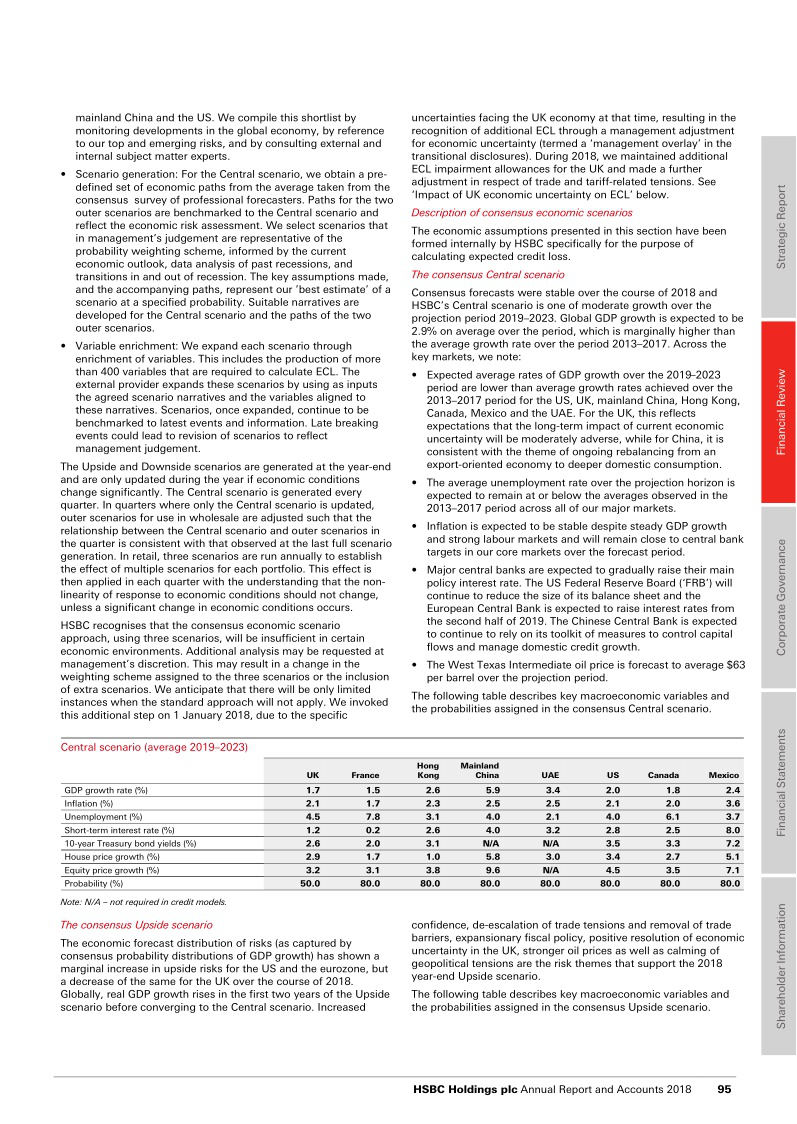
#> input picture cTDaR_t10260.png, 797 x 1124 px
$ jupyter execute --allow-errors Chata_demo.ipynb
#> lines starting #> are read from the running program, lines starting #| are printed output that depends on the picture; after the words box and inside, x2 and y2 are one past the last pixel; in counts of white or black regions, pixels touching at a corner belong together
### demo/predictor_chata.py
# Copyright (c) Facebook, Inc. and its affiliates. All Rights Reserved.
import cv2
import torch
from torchvision import transforms as T

from maskrcnn_benchmark.modeling.detector import build_detection_model
from maskrcnn_benchmark.utils.checkpoint import DetectronCheckpointer
from maskrcnn_benchmark.structures.image_list import to_image_list
from maskrcnn_benchmark.modeling.roi_heads.mask_head.inference import Masker
from maskrcnn_benchmark import layers as L
from maskrcnn_benchmark.utils import cv2_util


class ChataDemo(object):

    def __init__(
        self,
        cfg,
        model_type,
        confidence_threshold=0.7,
        show_mask_heatmaps=False,
        masks_per_dim=2,
        min_image_size=224,
    ):
        self.model_type = model_type
        if model_type=="charts":
            self.CATEGORIES = (
                "__background__",
                'other_object',
                'chart'
            )
        elif model_type=="tables":
            self.CATEGORIES = (
                "__background__",
                'table'
            )
        else:
            raise Exception("Unsupported model_type. (either 'charts' or 'tables'")

        self.cfg = cfg.clone()
        cfg.merge_from_list(["MODEL.DEVICE", "cpu"])
        self.model = build_detection_model(cfg)
        self.model.eval()
        self.device = torch.device(cfg.MODEL.DEVICE)
        self.model.to(self.device)
        self.min_image_size = min_image_size

        save_dir = cfg.OUTPUT_DIR
        checkpointer = DetectronCheckpointer(cfg, self.model, save_dir=save_dir)
        _ = checkpointer.load(cfg.MODEL.WEIGHT)

        self.transforms = self.build_transform()

        mask_threshold = -1 if show_mask_heatmaps else 0.5
        self.masker = Masker(threshold=mask_threshold, padding=1)

        # used to make colors for each class
        self.palette = torch.tensor([2 ** 25 - 1, 2 ** 15 - 1, 2 ** 21 - 1])

        self.cpu_device = torch.device("cpu")
        self.confidence_threshold = confidence_threshold
        self.show_mask_heatmaps = show_mask_heatmaps
        self.masks_per_dim = masks_per_dim

    # [273 lines left out: functions get_predictions, build_transform, apply_filter, run_on_opencv_image, compute_prediction, select_top_predictions and 6 more, not called in this run]

import numpy as np
import matplotlib.pyplot as plt
from maskrcnn_benchmark.structures.keypoint import PersonKeypoints

# [59 lines left out: function vis_keypoints, not called in this run]

### maskrcnn_benchmark/data/datasets/chata.py
import os

import torch
import torch.utils.data
from PIL import Image
import sys

if sys.version_info[0] == 2:
    import xml.etree.cElementTree as ET
else:
    import xml.etree.ElementTree as ET


from maskrcnn_benchmark.structures.bounding_box import BoxList

class ChataDataset(torch.utils.data.Dataset):

    CLASSES = (
        "__background__",
        '0',
        '1',
        '2',
        '3',
        '4',
        '5',
        '6',
        '7',
    )

    # [29 lines left out: functions __init__, __getitem__, not called in this run]

    def __len__(self):
        return len(self.ids)

    # [56 lines left out: functions get_groundtruth, _preprocess_annotation, get_img_info, not called in this run]

    def map_class_id_to_class_name(self, class_id):
        return ChataDataset.CLASSES[class_id]

class ChartsDataset(torch.utils.data.Dataset):

    CLASSES = (
        "__background__ ",
        '1',
    )

    # [29 lines left out: functions __init__, __getitem__, not called in this run]

    def __len__(self):
        return len(self.ids)

    # [56 lines left out: functions get_groundtruth, _preprocess_annotation, get_img_info, not called in this run]

    def map_class_id_to_class_name(self, class_id):
        return ChartsDataset.CLASSES[class_id]

class TablesDataset(torch.utils.data.Dataset):

    CLASSES = (
        "__background__ ",
        '1',
    )

    def __init__(self, data_dir, split, use_difficult=False, transforms=None):
        self.root = data_dir
        self.image_set = split
        self.keep_difficult = use_difficult
        self.transforms = transforms

        self._annopath = os.path.join(self.root, "Annotations", "%s.xml")
        self._imgpath = os.path.join(self.root, "JPEGImages", "%s.png")
        self._imgsetpath = os.path.join(self.root, "ImageSets", "Main", "%s.txt")

        with open(self._imgsetpath % self.image_set) as f:
            self.ids = f.readlines()
        self.ids = [x.strip("\n") for x in self.ids]
        self.id_to_img_map = {k: v for k, v in enumerate(self.ids)}

        cls = TablesDataset.CLASSES
        self.class_to_ind = dict(zip(cls, range(len(cls))))

    # [11 lines left out: function __getitem__, not called in this run]

    def __len__(self):
        return len(self.ids)

    # [56 lines left out: functions get_groundtruth, _preprocess_annotation, get_img_info, not called in this run]

    def map_class_id_to_class_name(self, class_id):
        return TablesDataset.CLASSES[class_id]

### Chata_demo.ipynb
# Chata

WARNING: maskrcnn_benchmark.config load global variables - in case of RuntimeError: Error(s) in loading state_dict for GeneralizedRCNN: size mismatch (...) try restart kernel

[cell 1]
model_type = "tables"
model_index = f"2019_06_06_{model_type}"
#model_output_dir = "./output/chata/2019_05_15_charts" # directory with model checkpoints
model_output_dir = f"./output/chata/2019_05_15_{model_type}" # directory with model checkpoints
#model_output_dir = "./"

if model_type=="charts":
    config_file_type = "chata"
    correct_label = 2
elif model_type=="tables":
    config_file_type = "tables"
    correct_label = 1

[cell 2]
import matplotlib.pyplot as plt
import matplotlib.pylab as pylab

import importlib
import requests
from io import BytesIO
from PIL import Image
import numpy as np
from demo.predictor_chata import ChataDemo
from demo.predictor import COCODemo

import maskrcnn_benchmark.config as config
import cv2 as cv

[cell 3]
# this makes our figures bigger
pylab.rcParams['figure.figsize'] = 20, 12

[cell 4]
def imshow(img):
    plt.imshow(img[:, :, [2, 1, 0]])
    plt.axis("off")

[cell 5]
def load(url):
    """
    Given an url of an image, downloads the image and
    returns a PIL image
    """
    response = requests.get(url)
    pil_image = Image.open(BytesIO(response.content)).convert("RGB")
    # convert to BGR format
    image = np.array(pil_image)[:, :, [2, 1, 0]]
    return image

def imshow(img):
    plt.imshow(img[:, :, [2, 1, 0]])
    plt.axis("off")

[cell 6]
# this makes our figures bigger
pylab.rcParams['figure.figsize'] = 20, 12

# Chata

[cell 7]
from maskrcnn_benchmark.data.datasets.chata import ChataDataset, TablesDataset
import imageio as imio
import os

#> (a cell that did not finish here is left out)

[cell 9]
def apply_filter(img):
    img = cv.cvtColor(img, cv.COLOR_BGR2GRAY)
    #plt.imshow(img, cmap='gray', vmin=0, vmax=255)

    threshold, img = cv.threshold(img, 0, 255, cv.THRESH_OTSU)
    #plt.imshow(img, cmap='gray', vmin=0, vmax=255)

    img = cv.distanceTransform(img, cv.DIST_L1, 0)
    #plt.imshow(img, cmap='gray', vmin=0, vmax=255)

    img = cv.cvtColor(img, cv.COLOR_GRAY2BGR)
    img = img.astype(np.uint8)
    return img

[cell 10]
def predict(model_index, chata_demo, dataset, dataset_type="val", img_range=(0,5)):

    os.makedirs(f"chata_results/{model_index}_samples", exist_ok=True)
    predictions = []
    groundtruth = []
    labels = []
    for i in range(*img_range):
        test_img = np.array(dataset.__getitem__(i)[0])
        result, top_predictions = chata_demo.run_on_opencv_image(test_img)
        #imio.imwrite(f'chata_results/{model_index}_samples/{dataset_type}_{i:2d}.jpg', result)
        predictions.append(top_predictions)
        groundtruth.append(np.array(dataset.__getitem__(i)[1].bbox)[0])
        labels.append(dataset.__getitem__(0)[1].get_field("labels"))

    return predictions, groundtruth, labels

[cell 11]
config_file = f"./configs/chata/e2e_faster_rcnn_R_50_C4_1x_1_gpu_voc_{config_file_type}.yaml"
config.cfg.merge_from_file(config_file)
#> (this line was passed over: maskrcnn_benchmark is not available in this run)
config.cfg.merge_from_list(["MODEL.DEVICE", "cpu"])
#> (this line was passed over: maskrcnn_benchmark is not available in this run)
config.cfg.merge_from_list(["OUTPUT_DIR", model_output_dir])
#> (this line was passed over: maskrcnn_benchmark is not available in this run)

#> (the rest of this cell did not finish here and is left out)


#> (a cell that did not finish here is left out)

#> (a cell that did not finish here is left out)

[cell 14]
#(0,0) = top_left_corner
#xyxy - top_left, bottom_right
def get_box_area(box):
    y_diff = box[3]-box[1]
    x_diff = box[2]-box[0]
    if y_diff<=0 or x_diff<=0:
        return 0

    return x_diff * y_diff

[cell 15]
assert get_box_area([2,1,4,3]) == 4
assert get_box_area([1,2,3,4]) == 4

[cell 16]
def get_boxes_common_area(box1, box2):
    x1 = np.maximum(box1[0], box2[0])
    y1 = np.maximum(box1[1], box2[1])
    x2 = np.minimum(box1[2], box2[2])
    y2 = np.minimum(box1[3], box2[3])
    return get_box_area([x1,y1,x2,y2])

[cell 17]
assert get_boxes_common_area([2,1,4,3], [1,2,3,4]) == 1
assert get_boxes_common_area([2,1,4,3], [0,0,4,4]) == 4
assert get_boxes_common_area([0,0,1,1], [1,1,2,2]) == 0
assert get_boxes_common_area([0,0,1,1], [6,9,9,15]) == 0

[cell 18]
#(0,0) = top_left_corner
#xyxy - top_left, bottom_right
def IoU(box, box_pred):
    common_area = get_boxes_common_area(box, box_pred)
    box_area = get_box_area(box)
    box_pred_area = get_box_area(box_pred)

    return common_area / (box_area+box_pred_area-common_area)

[cell 19]
iou = []
#> (the rest of this cell did not finish here and is left out)

[cell 20]
iou = np.array(iou)

[cell 21]
# iou array
# >0 - iou score
# (-1) - no prediction
# (-2) - predicted other object

[cell 22]
iou

### Precision + recall

[cell 23]
def calculate_metrics(results):
    for threshold in [0.6,0.7,0.8,0.9]:
        precision = np.sum(results>=threshold) / np.sum(results>=0)
        recall = np.sum(results>=threshold) / len(results)
        f1_score = 2*precision*recall/(precision+recall)
        print(f"Threshold={threshold:.2f}; Precision={precision:.3f}; Recall={recall:.3f}; F1 score: {f1_score:.3f}")

[cell 24]
calculate_metrics(np.array([i/10 for i in range(0,11)]))

[cell 25]
calculate_metrics(np.array([i/10 for i in range(0,11)] + [-1,-2,-1,-2,-1]))

[cell 26]
calculate_metrics(iou)

### Filter example

[cell 27]
# Example
img = cv.imread('cTDaR_t10260.png')
#> img is the input picture: shape (1124, 797, 3); mean B, G, R 232.2, 232.2, 233.7
img = apply_filter(img)
#> in apply_filter, `threshold, img = cv.threshold(img, 0, 255, cv.THRESH_OTSU)`:
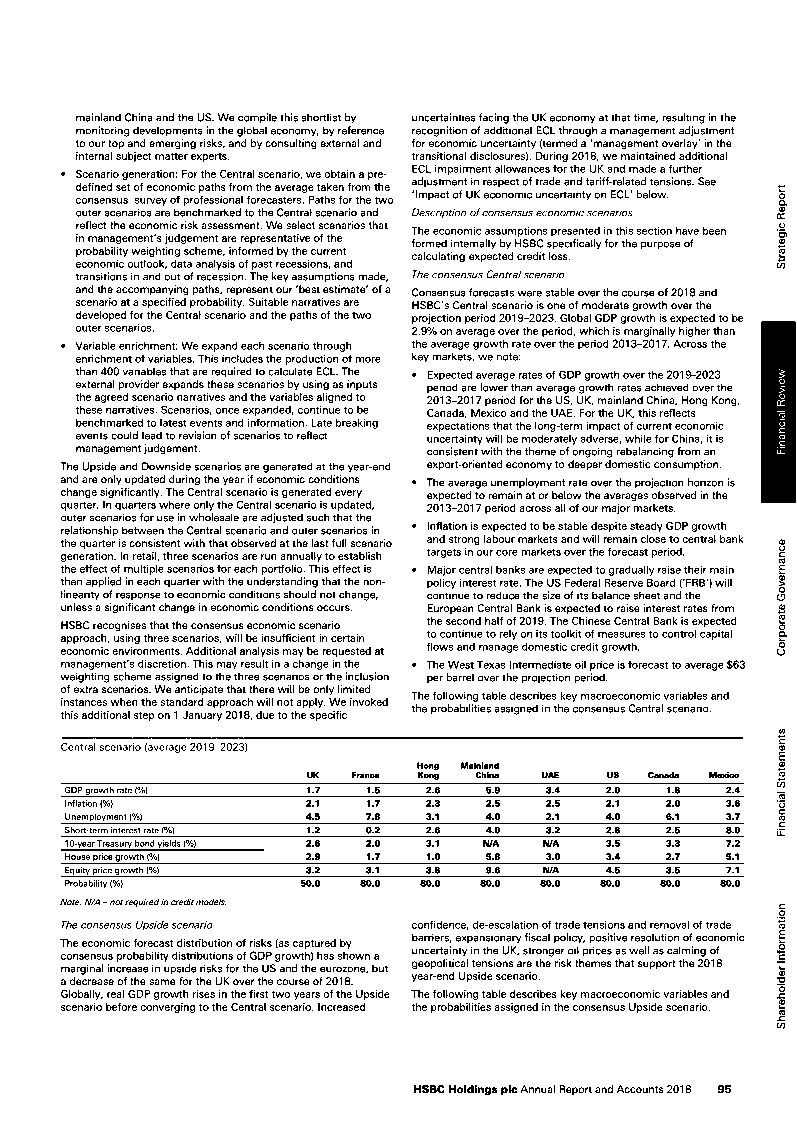
#> img: shape (1124, 797); 89% white; black in thin lines or dots, all inside (x1, y1, x2, y2) = (60, 113, 796, 1095)
#> in apply_filter, `threshold, img = cv.threshold(img, 0, 255, cv.THRESH_OTSU)`: threshold = 174
#> in apply_filter, `img = cv.distanceTransform(img, cv.DIST_L1, 0)`:
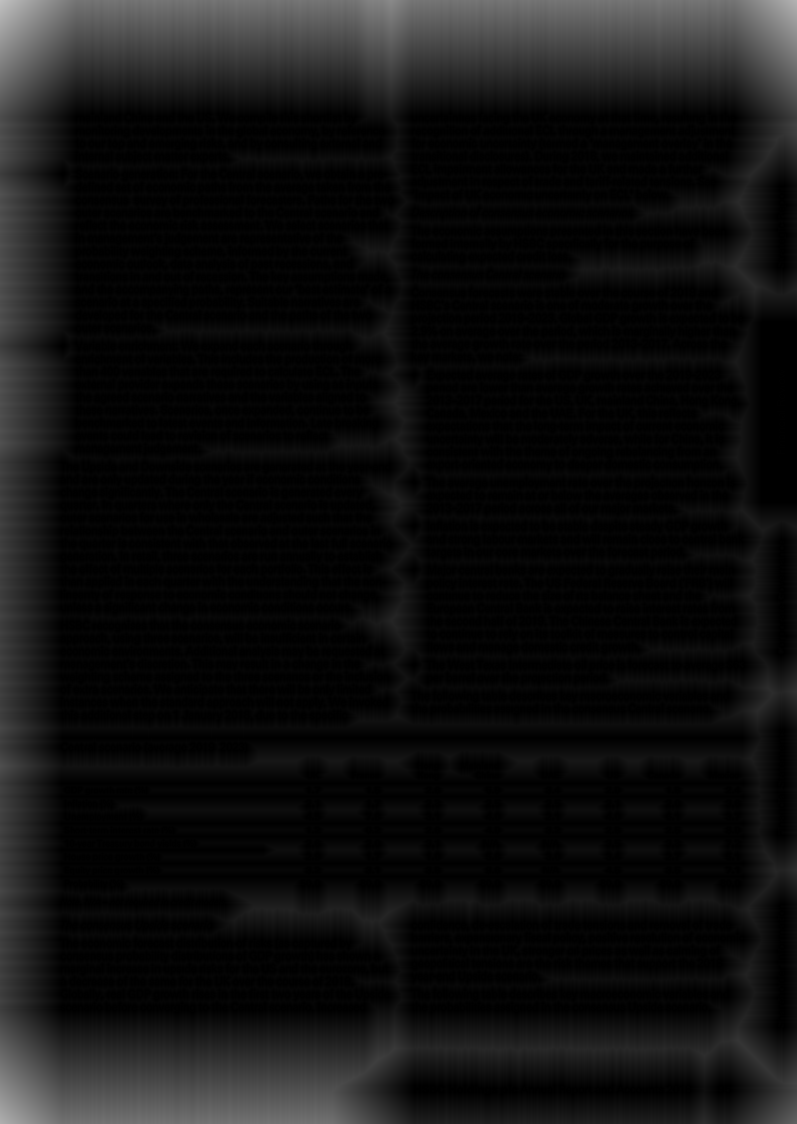
#> img: shape (1124, 797) float32; min 0, max 192, mean 16.9
imshow(img)

[cell 28]
img = cv.imread('cTDaR_t10260.png')
#> (the rest of this cell did not finish here and is left out)

# Training loss

[cell 29]
import re

[cell 30]
def print_loss(date, dataset_type="val", log_path=None):
    os.makedirs(f"./output/chata/{model_index}", exist_ok=True)
    os.makedirs(f"./chata_results/{model_index}", exist_ok=True)
    if log_path is None:
        log_path = f"./output/chata/{model_index}/log.txt"
    with open(log_path) as file:
        logs = file.read()

        for loss_type in ["loss", "loss_classifier", "loss_box_reg", "loss_objectness", "loss_rpn_box_reg"]:
            loss = re.findall(f"{loss_type}: [0-9]*.[0-9]* \([0-9]*.[0-9]*", logs)
            loss = [x[len(loss_type)+2:] for x in loss]

            iterations = re.findall(f"iter: [0-9]*", logs)
            iterations = [int(x[6:]) for x in iterations]

            plt.plot(iterations, [float(x.split("(")[0]) for x in loss])
            plt.plot(iterations, [float(x.split("(")[1]) for x in loss])
            plt.title(loss_type.upper())
            plt.xlabel('Iteration', fontsize=14)
            plt.ylabel('Loss value', fontsize=14)
            plt.savefig(f"./chata_results/{date}/{dataset_type}_{loss_type}.png")
            plt.clf()

#> (a cell that did not finish here is left out)
